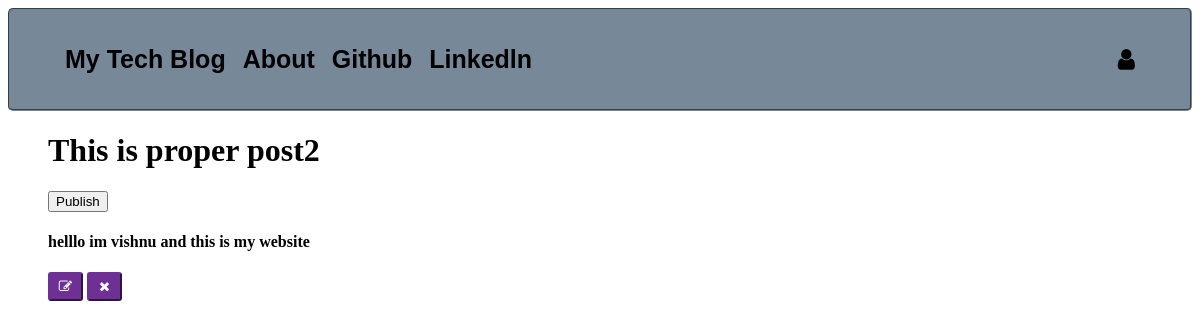
Page /blogapp/draftview/37/ on the committed database.
### blogapp/models.py (models this page shows, shortened)
class NewPost(models.Model):
    post_author = models.CharField(max_length=20)
    post_title = models.CharField(max_length=32)
    post_text = models.CharField(max_length=200)
    post_save = models.BooleanField(default=False)
    post_time = models.DateField(max_length=200,default=now,null=True)

### blogapp/views.py (the view)
# urls.py: re_path(r'draftview/(?P<pk>\d+)/', views.DraftsView,name = 'draftview'),
def DraftsView(request,pk):
    post = models.NewPost.objects.filter(pk=pk)
    if request.method == 'POST':
        draft_publish = request.POST['Publish']
        models.NewPost.objects.filter(pk=pk).update(post_save=True)
        return HttpResponseRedirect(reverse('post',args=(pk,)))
    return render(request,'draftview.html',{'draftpost':post})

### templates/draftview.html (shortened to what this page needs)
{% extends "base.html" %}
{% load static %}
{% block body_block %}
  {% for d in draftpost %}
    <ul>
      <li><h1>{{ d.post_title }}</h1></li>
      <form class="drafts_main" method="post">
      <input type="submit" name="Publish" value="Publish"></input>
        </form>
      <li><h4>{{ d.post_text }}</h4></li>
      <a href="{% url 'editpost' d.pk %}"><button class="btn"><i class="fa fa-edit"></i></button></a>
      <a href="{% url 'deletepost' d.pk %}"><button class="btn"><i class="fa fa-remove"></i></button></a>
    </ul>
  {% endfor %}
{% endblock %}

### static/css/second.css (style rules this page uses)
body { background-image: url(https://images.pexels.com/photos/1939485/pexels-photo-1939485.jpeg?auto=compress&cs=tinysrgb&w=1260&h=750&dpr=2); }
li { list-style: none; display: inline; }
a:link { text-decoration: none; }
a { color: green; }
.btn { background-color: #6F3096; border-color: #6F3096; color: white; padding: 5px; width: 35px; border-radius: 3px; }

### rows in the picture
NewPost: post_title "This is proper post2", post_text "helllo im vishnu and this is my website"
